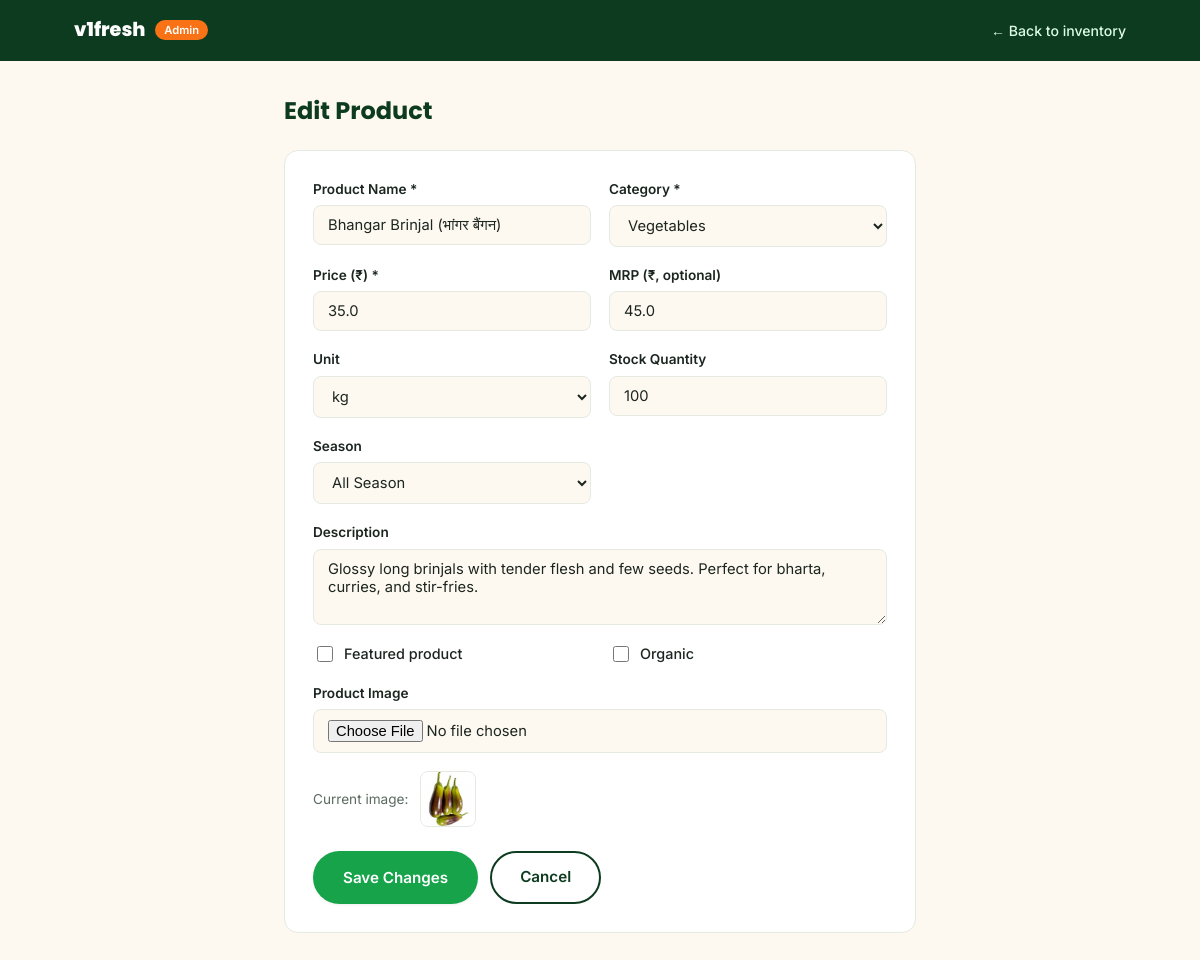
Page /admin/product/2/edit on the committed database.
### models.py (models this page shows, shortened)
class Product(db.Model):
    __tablename__ = "products"
    id = db.Column(db.Integer, primary_key=True)
    name = db.Column(db.String(120), nullable=False)
    slug = db.Column(db.String(120), unique=True, nullable=False)
    category_id = db.Column(db.Integer, db.ForeignKey("categories.id"), nullable=False)
    price = db.Column(db.Float, nullable=False)           # current selling price
    mrp = db.Column(db.Float, nullable=True)               # original/strike-through price
    unit = db.Column(db.String(30), nullable=False, default="kg")  # kg, dozen, piece, bunch, gram
    image = db.Column(db.String(255), nullable=False, default="")
    description = db.Column(db.Text, nullable=True)
    stock = db.Column(db.Integer, nullable=False, default=100)
    is_featured = db.Column(db.Boolean, default=False)
    is_organic = db.Column(db.Boolean, default=False)
    season = db.Column(db.String(20), nullable=False, default="all-season")  # winter, summer, monsoon, all-season
    rating = db.Column(db.Float, default=4.5)
    created_at = db.Column(db.DateTime, default=datetime.utcnow)

### routes/admin.py (the view, shortened to what this page needs)
@admin_bp.route("/product/<int:product_id>/edit", methods=["GET", "POST"])
def edit_product(product_id):
    product = Product.query.get_or_404(product_id)
    categories = Category.query.order_by(Category.sort_order).all()
    return render_template("admin/product_form.html", categories=categories, product=product, mode="edit")

### templates/admin/product_form.html (shortened to what this page needs)
<!DOCTYPE html>
<html lang="en">
<head>
    <link rel="stylesheet" href="{{ url_for('static', filename='css/style.css', v='20260714') }}">
    <link rel="stylesheet" href="{{ url_for('static', filename='css/admin.css', v='20260714') }}">
</head>
<body class="admin-body">
    <header class="admin-topbar">
        <div class="admin-topbar-inner">
            <span class="admin-brand"><span class="brand-mark">v1</span><span class="brand-rest">fresh</span> <span class="admin-tag">Admin</span></span>
            <a href="{{ url_for('admin.dashboard') }}" class="admin-back-link">← Back to inventory</a>
        </div>
    </header>
    <main class="admin-main admin-main-narrow">
        <h1>{{ "Edit Product" if mode == "edit" else "Add New Product" }}</h1>
        <form class="admin-form" method="post" enctype="multipart/form-data">
            <div class="admin-form-grid">
                <label class="admin-field">
                    <span>Product Name *</span>
                    <input type="text" name="name" required value="{{ product.name if product else '' }}">
                </label>
                <label class="admin-field">
                    <span>Category *</span>
                    <select name="category_id" required>
                        {% for cat in categories %}
                        <option value="{{ cat.id }}" {{ "selected" if product and product.category_id == cat.id }}>{{ cat.name }}</option>
                        {% endfor %}
                    </select>
                </label>
                <label class="admin-field">
                    <span>Price (₹) *</span>
                    <input type="number" step="0.01" min="0" name="price" required value="{{ product.price if product else '' }}">
                </label>
                <label class="admin-field">
                    <span>MRP (₹, optional)</span>
                    <input type="number" step="0.01" min="0" name="mrp" value="{{ product.mrp if product and product.mrp else '' }}">
                </label>
                <label class="admin-field">
                    <span>Unit</span>
                    <select name="unit">
                        {% for u in ["kg", "gram", "dozen", "piece", "bunch", "litre", "pack"] %}
                        <option value="{{ u }}" {{ "selected" if product and product.unit == u }}>{{ u }}</option>
                        {% endfor %}
                    </select>
                </label>
                <label class="admin-field">
                    <span>Stock Quantity</span>
                    <input type="number" min="0" name="stock" value="{{ product.stock if product else 0 }}">
                </label>
                <label class="admin-field">
                    <span>Season</span>
                    <select name="season">
                        {% for s in ["winter", "summer", "monsoon", "all-season"] %}
                        <option value="{{ s }}" {{ "selected" if product and product.season == s }}>{{ s.replace('-', ' ')|title }}</option>
                        {% endfor %}
                    </select>
                </label>
            </div>
            <label class="admin-field">
                <span>Description</span>
                <textarea name="description" rows="3">{{ product.description if product and product.description else '' }}</textarea>
            </label>
            <div class="admin-form-grid">
                <label class="admin-checkbox-field">
                    <input type="checkbox" name="is_featured" {{ "checked" if product and product.is_featured }}>
                    <span>Featured product</span>
                </label>
                <label class="admin-checkbox-field">
                    <input type="checkbox" name="is_organic" {{ "checked" if product and product.is_organic }}>
                    <span>Organic</span>
                </label>
            </div>
            <label class="admin-field">
                <span>Product Image {{ "" if mode == "edit" else "" }}</span>
                <input type="file" name="image_file" accept=".png,.jpg,.jpeg,.webp,.gif">
            </label>
            {% if product and product.image %}
            <div class="admin-current-image">
                <span>Current image:</span>
                <img src="{{ product.image }}" alt="{{ product.name }}">
            </div>
            {% endif %}
            <div class="admin-form-actions">
                <button type="submit" class="btn btn-primary">{{ "Save Changes" if mode == "edit" else "Add Product" }}</button>
                <a href="{{ url_for('admin.dashboard') }}" class="btn btn-ghost">Cancel</a>
            </div>
        </form>
    </main>
</body>
</html>

### static/css/style.css (style rules this page uses)
:root { --green-50: #f0fdf4; --green-100: #dcfce7; --green-600: #16a34a; --green-650: #138f42; --green-700: #15803d; --green-900: #0d3b1f; --footer-navy: #0f172a; --cream: #fef9f0; --white: #ffffff; --ink: #1c2620; --ink-soft: #5b6b60; --border: #e4e9e1; --orange: #f97316; --orange-dark: #c2410c; --amber: #fbbf24; --red: #dc2626; --radius-sm: 8px; --radius-md: 14px; --radius-lg: 24px; --shadow-sm: 0 1px 3px rgba(13, 59, 31, 0.08); --shadow-md: 0 8px 24px rgba(13, 59, 31, 0.10); --shadow-lg: 0 16px 40px rgba(13, 59, 31, 0.14); --font-display: 'Poppins', sans-serif; --font-body: 'Inter', sans-serif; }
* { box-sizing: border-box; }
html { scroll-behavior: smooth; }
body { margin: 0; font-family: var(--font-body); color: var(--ink); background: var(--cream); line-height: 1.5; -webkit-font-smoothing: antialiased; }
h1, h2, h3, h4 { font-family: var(--font-display); color: var(--green-900); margin: 0 0 0.4em; line-height: 1.2; }
a { text-decoration: none; color: inherit; }
img { max-width: 100%; display: block; }
button { font-family: inherit; cursor: pointer; }
.btn { display: inline-flex; align-items: center; justify-content: center; gap: 8px; padding: 13px 28px; border-radius: 999px; font-weight: 600; font-size: 0.95rem; border: 2px solid transparent; transition: transform 0.15s ease, box-shadow 0.15s ease, background 0.15s ease; }
.btn-primary { background: var(--green-600); color: var(--white); box-shadow: var(--shadow-sm); }
.btn-ghost { background: transparent; border-color: var(--green-900); color: var(--green-900); }
.brand-mark { color: var(--white); }
.brand-rest { color: var(--white); }

### static/css/admin.css (style rules this page uses)
.admin-body { background: var(--cream); }
.admin-topbar { background: var(--green-900); padding: 16px 0; }
.admin-topbar-inner { max-width: 1100px; margin: 0 auto; padding: 0 24px; display: flex; justify-content: space-between; align-items: center; }
.admin-brand { font-family: var(--font-display); font-weight: 800; font-size: 1.2rem; color: var(--white); }
.admin-brand .brand-mark { color: var(--white); }
.admin-brand .brand-rest { color: var(--white); }
.admin-tag { font-family: var(--font-body); font-weight: 600; font-size: 0.7rem; background: var(--orange); color: var(--white); padding: 3px 9px; border-radius: 999px; margin-left: 6px; vertical-align: middle; }
.admin-back-link { color: var(--green-100); font-size: 0.88rem; font-weight: 500; }
.admin-main { max-width: 1100px; margin: 0 auto; padding: 36px 24px 60px; }
.admin-main-narrow { max-width: 680px; }
.admin-main h1 { font-size: 1.5rem; margin-bottom: 24px; }
.admin-form { background: var(--white); border: 1px solid var(--border); border-radius: var(--radius-md); padding: 28px; display: flex; flex-direction: column; gap: 18px; }
.admin-form-grid { display: grid; grid-template-columns: 1fr 1fr; gap: 18px; }
.admin-field { display: flex; flex-direction: column; gap: 6px; font-size: 0.85rem; font-weight: 600; color: var(--ink); }
.admin-field input, .admin-field select, .admin-field textarea { font-family: inherit; font-size: 0.92rem; font-weight: 400; padding: 10px 14px; border: 1.5px solid var(--border); border-radius: var(--radius-sm); background: var(--cream); color: var(--ink); }
.admin-checkbox-field { display: flex; align-items: center; gap: 8px; font-size: 0.9rem; font-weight: 500; color: var(--ink); }
.admin-checkbox-field input { width: 16px; height: 16px; }
.admin-current-image { display: flex; align-items: center; gap: 12px; font-size: 0.85rem; color: var(--ink-soft); }
.admin-current-image img { width: 56px; height: 56px; object-fit: cover; border-radius: var(--radius-sm); border: 1px solid var(--border); }
.admin-form-actions { display: flex; gap: 12px; margin-top: 6px; }

### rows in the picture
Product: name "Bhangar Brinjal (भांगर बैंगन)", price "35.0", mrp "45.0", stock "100", description "Glossy long brinjals with tender flesh and few seeds. Perfect for bharta, curries, and stir-fries.", image (picture)

### other values in the picture
{{ "Edit Product" if mode == "edit" else "Add New Product" }} "Edit Product"
{{ "Save Changes" if mode == "edit" else "Add Product" }} "Save Changes"
form field category_id "Vegetables"
form field unit "kg"
form field season "All Season"
